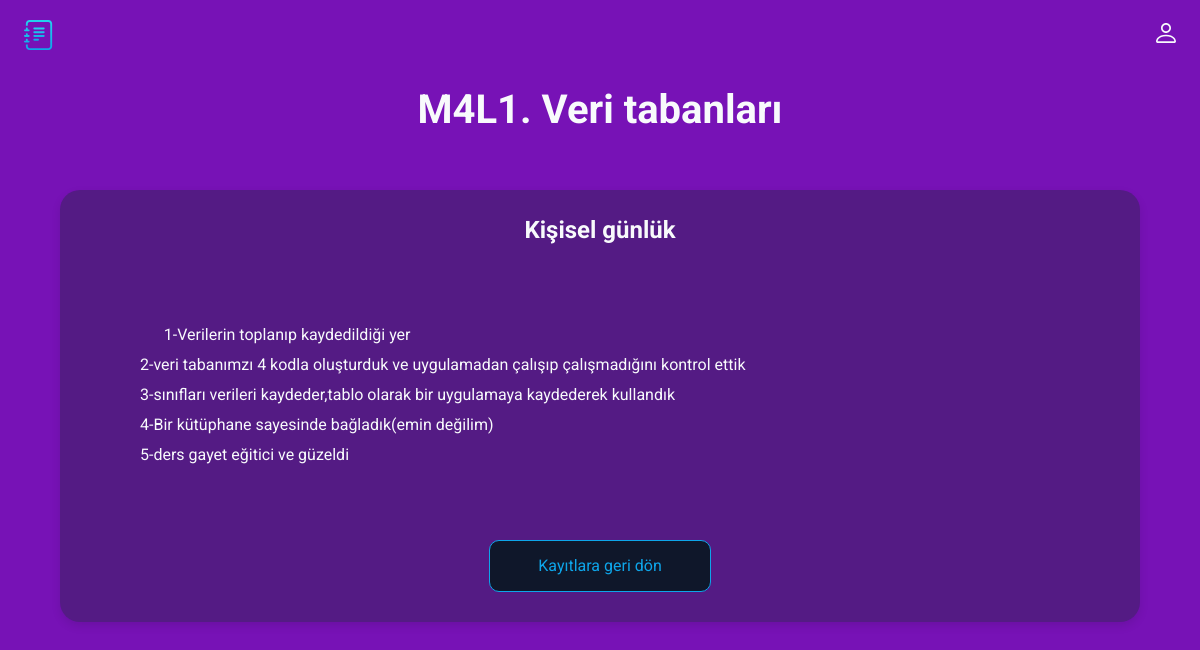
/card/1, run on the app's committed database.
### main.py (models this page shows, shortened)
class Card(db.Model):
    id = db.Column(db.Integer, primary_key=True)
    title = db.Column(db.String(100), nullable=False)
    subtitle = db.Column(db.String(300), nullable=False)
    text = db.Column(db.Text, nullable=False)

### main.py (the view)
@app.route('/card/<int:id>')
def card(id):
    card = Card.query.get(id)
    return render_template('card.html', card=card)

### templates/card.html (shortened to what this page needs)
<!doctype html>
<html lang="en">
<head>
  <link rel="stylesheet" href="../static/css/style.css">
</head>
<body>
  <header class="header">
    <img src="../static/img/logo.svg" alt="logo" width="30" height="30">
    <ul class="main-list">
        <li class="list__item">
          <a href="">
            <img src="../static/img/login.svg" alt="login" width="20" height="20">
          </a>
    </ul>
  </header>
  <main class="main">
    {% block content %}
    <h1 class="main__title">{{card.title}}</h1>
    <div class="main__block">
      <h2 class="main__subtitle">{{card.subtitle}}</h2>
      <div class="main__text">
      {{card.text}}
      </div>
      <a class="main__link" href="/">Kayıtlara geri dön</a>
    </div>
  </main>
  {% endblock %}
</body>
</html>

### static/css/style.css (style rules this page uses)
body { margin: 0; padding: 0; font-family: 'Roboto', sans-serif; font-size: 16px; line-height: 20px; background-color: #7712b6; color: #F8FAFC; }
h1, h2, p { margin: 0; }
img { object-fit: contain; }
a { text-decoration: none; color: inherit; transition: 0.2s; }
ul { list-style: none; margin: 0; padding: 0; }
.header { display: flex; justify-content: space-between; align-items: center; padding: 20px 2%; margin-bottom: 30px; }
.main-list { display: flex; align-items: center; gap: 20px; }
.main__title { font-size: 40px; text-align: center; margin-bottom: 70px; }
.main { padding: 0 5%; }
.main__block { background: rgba(30, 41, 59, 0.4); border-radius: 20px; box-shadow: 0px 4px 10px rgba(0, 0, 0, 0.1); padding: 30px 80px; display: flex; flex-direction: column; align-items: center; }
.main__subtitle { text-align: center; margin-bottom: 50px; }
.main__text { line-height: 30px; margin-bottom: 40px; white-space: pre-wrap; align-self: flex-start; }
.main__link { display: block; border: 1px solid rgba(14, 165, 233, 1); background: #0F172A; border-radius: 10px; color: rgba(14, 165, 233, 1); padding: 15px 10px; font: inherit; width: 200px; text-align: center; cursor: pointer; transition: 0.2s; }

### data on the page
Card: title "M4L1. Veri tabanları", subtitle "Kişisel günlük", text "1-Verilerin toplanıp kaydedildiği yer 2-veri tabanımzı 4 kodla oluşturduk ve uygulamadan çalışıp çalışmadığını kontrol ettik 3-sınıfları verileri kaydeder,tablo olarak bir uygulamaya kaydederek kullandık 4-Bir kütüphane sayesinde bağladık(emin değilim) 5-ders gayet eğitici ve güzeldi"
